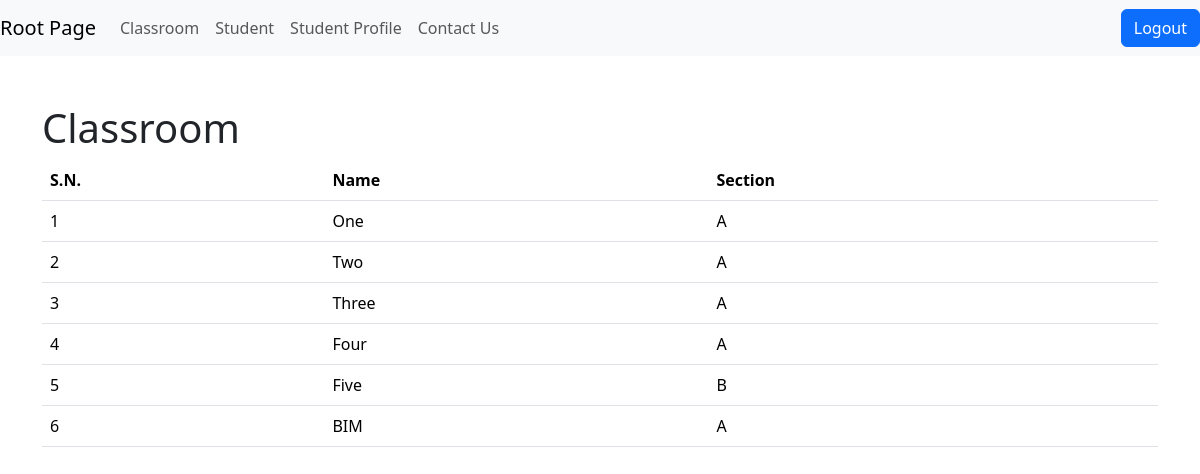
The app's page /temp-inherit/ with its own data.
### crud/models.py (models this page shows)
class Classroom(models.Model): #Here model class of Django is inherited.
    name = models.CharField(max_length=20)
    section = models.CharField(max_length=5)

### myapp/views.py (the view)
# urls.py: path("temp-inherit/",temp_inherit_view, name="temp_inherit"),
def temp_inherit_view(request):
    classrooms = Classroom.objects.all()
    return render(request, template_name="myapp/home.html", context={"classrooms": classrooms})

### myapp/templates/myapp/home.html (shortened to what this page needs)
{% extends "layouts/base.html" %}
{% block content %}
<div class="container">
    <h1>Classroom</h1>
    <table class="table table-stripe">
        <tr>
            <th>S.N.</th>
            <th>Name</th>
            <th>Section</th>
        </tr>
        {% for classroom in classrooms %}
        <tr>
            <td>{{forloop.counter}}</td>
            <td>{{classroom.name}}</td>
            <td>{{classroom.section}}</td>
        </tr>
        {% endfor %}
    </table>
</div>
{% endblock %}

### myapp/templates/layouts/base.html (shortened to what this page needs)
<!DOCTYPE html>
<html lang="en">
<head>
    <link href="https://cdn.jsdelivr.net/npm/bootstrap@5.3.3/dist/css/bootstrap.min.css" rel="stylesheet">
</head>
<body>
    <nav class="navbar navbar-expand-lg navbar-light bg-light">
        <a class="navbar-brand" href="{% url 'root_page' %}">Root Page</a>
        <div class="collapse navbar-collapse" id="navbarSupportedContent">
          <ul class="navbar-nav mr-auto">
            <li class="nav-item active">
              <a class="nav-link" href="{% url 'crud_classroom' %}">Classroom</span></a>
            </li>
            <li class="nav-item">
              <a class="nav-link" href="{% url 'crud_student' %}">Student</a>
            </li>
            <li class="nav-item">
              <a class="nav-link" href="{% url 'student_profile' %}">Student Profile</a>
            </li>
            <li class="nav-item">
              <a class="nav-link" href="#">Contact Us</a>
            </li>
          </ul>
        </div>
    <a class = "btn btn-primary" style = "float:right;" href = "{% url 'user_logout' %}">Logout</a>
    </nav>
    <br><br>
    {% block content %}{% endblock %}
</body>
</html>

### records on screen
Classroom: name "One", section "A"
Classroom: name "Two", section "A"
Classroom: name "Three", section "A"
Classroom: name "Four", section "A"
Classroom: name "Five", section "B"
Classroom: name "BIM", section "A"
